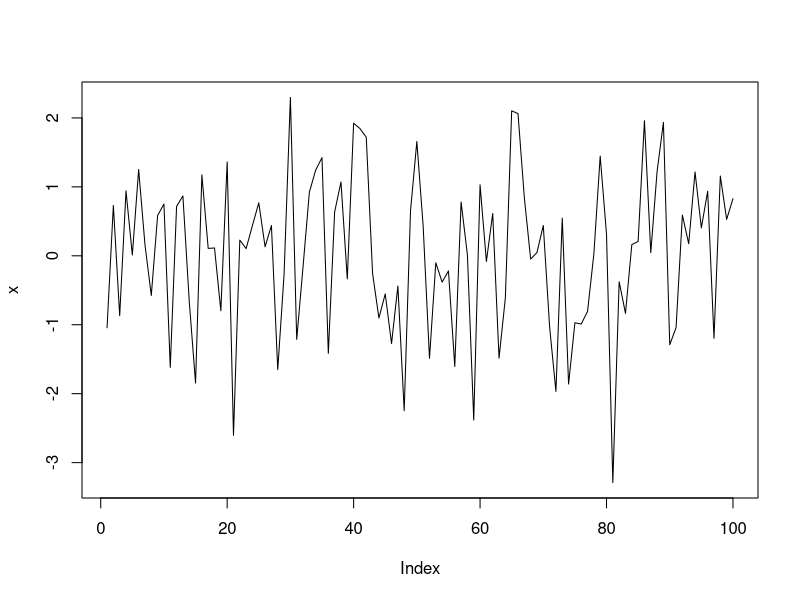
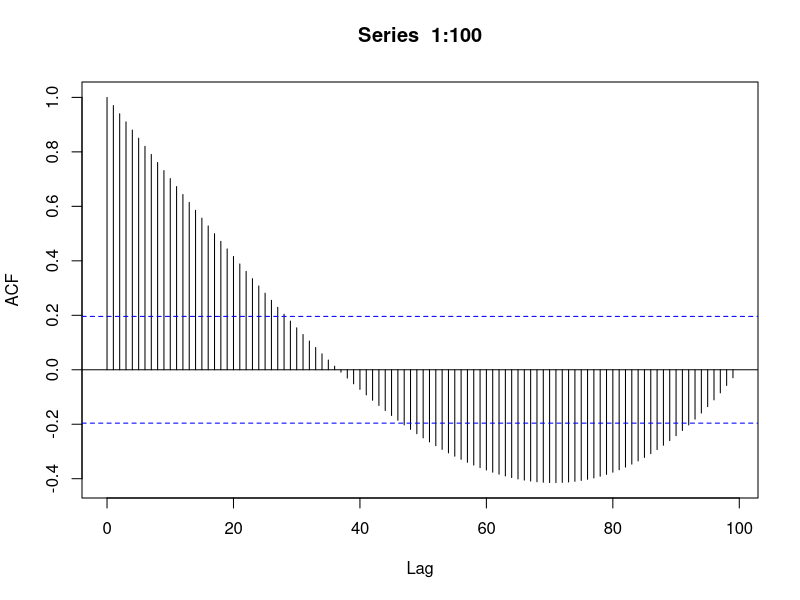
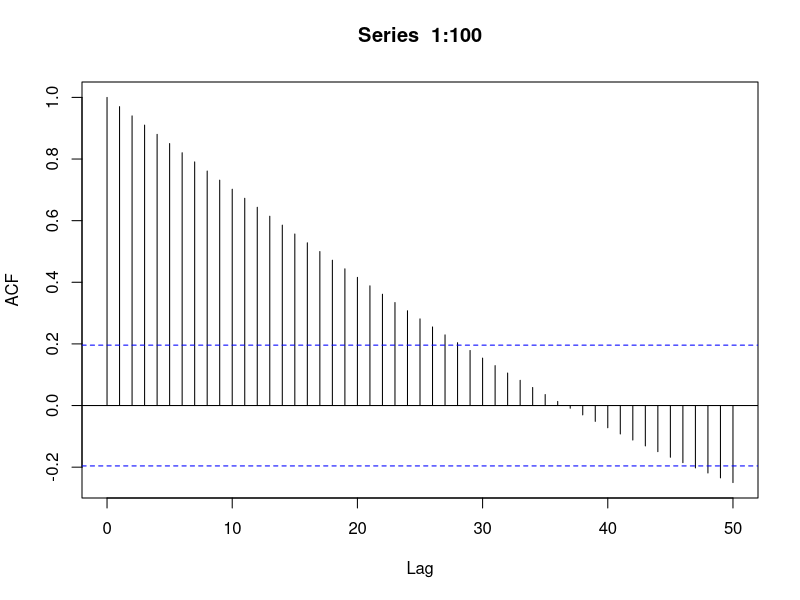
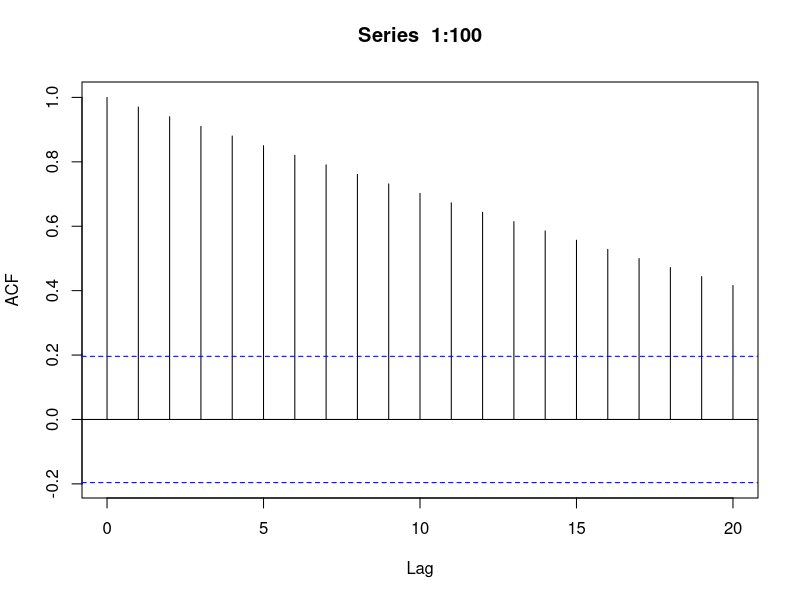
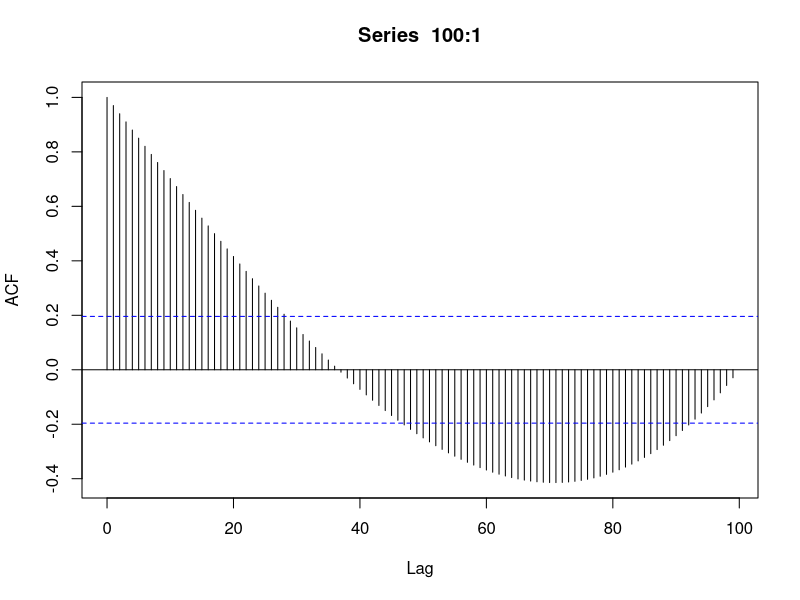
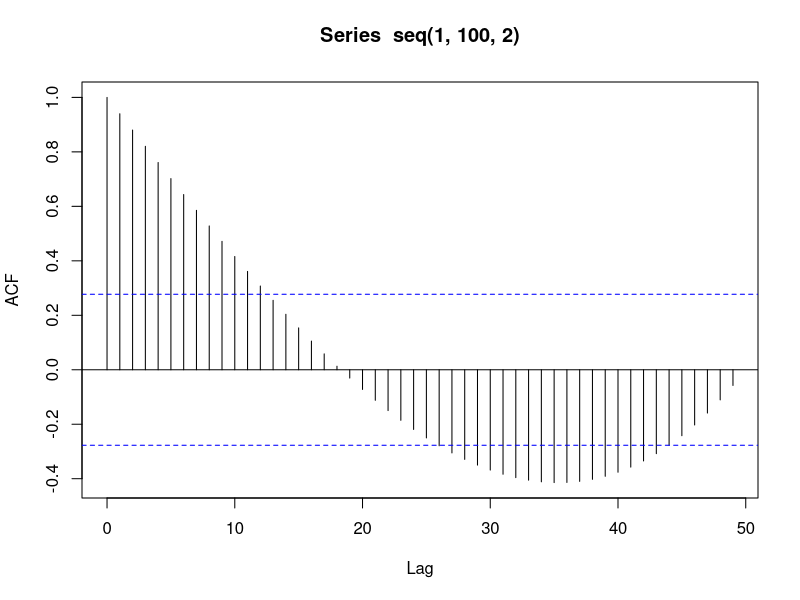
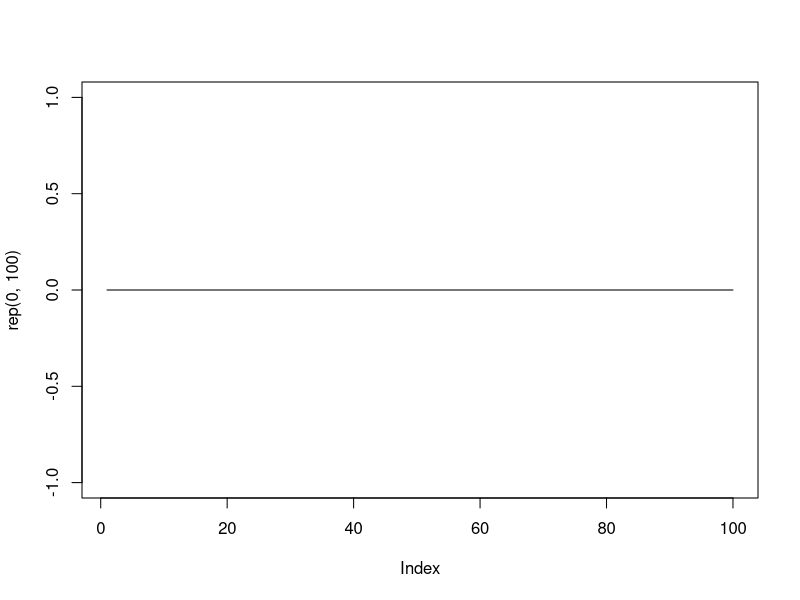

Here is the R script that generated these plots, in order: (Note: this script raises an error after producing the figures.)

x <- 1:100
x <- rnorm(100)
plot(x, type = "l")

acf(1:100, lag.max = 100)
acf(1:100, lag.max = 50)
acf(1:100, lag.max = 20)

acf(100:1, lag.max = 100)
acf(seq(1, 100, 2), lag.max = 50)

plot(rep(0,100), type= "l")
acf(rep(0,100), lag.max = 100)
